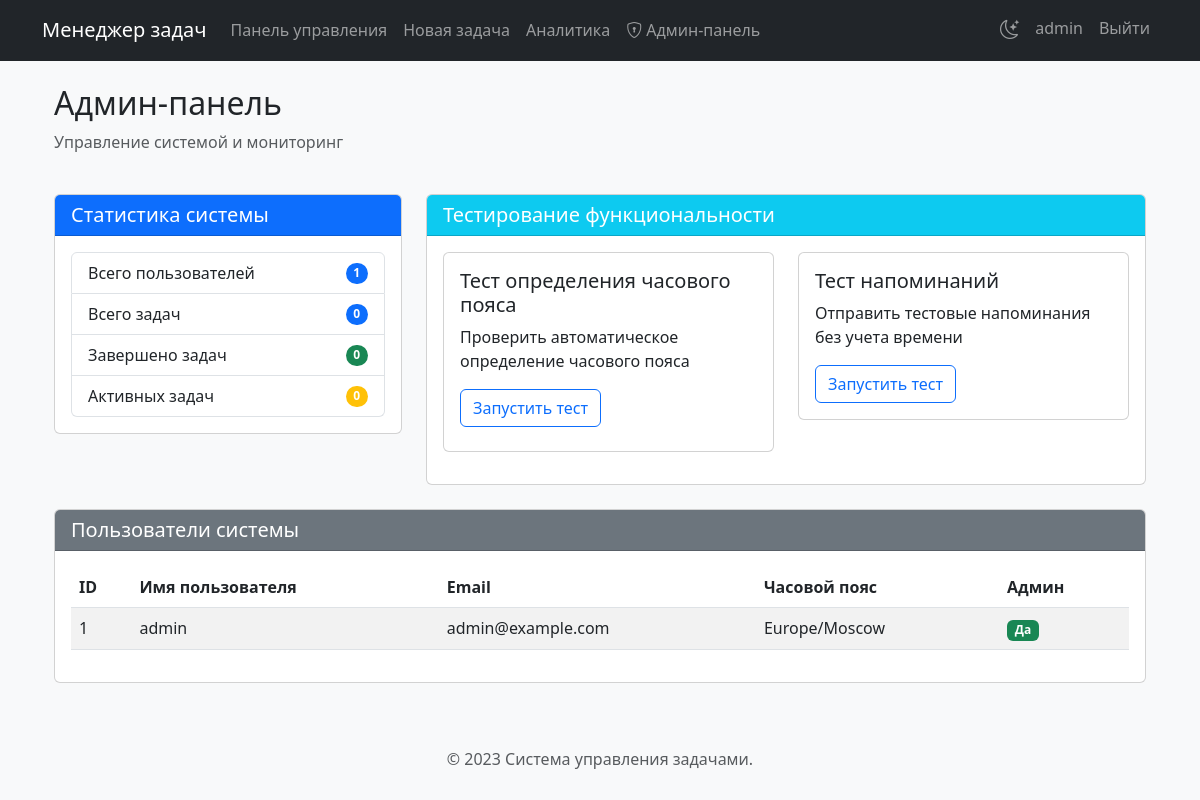
Page /admin (signed in) on the earlier database version.
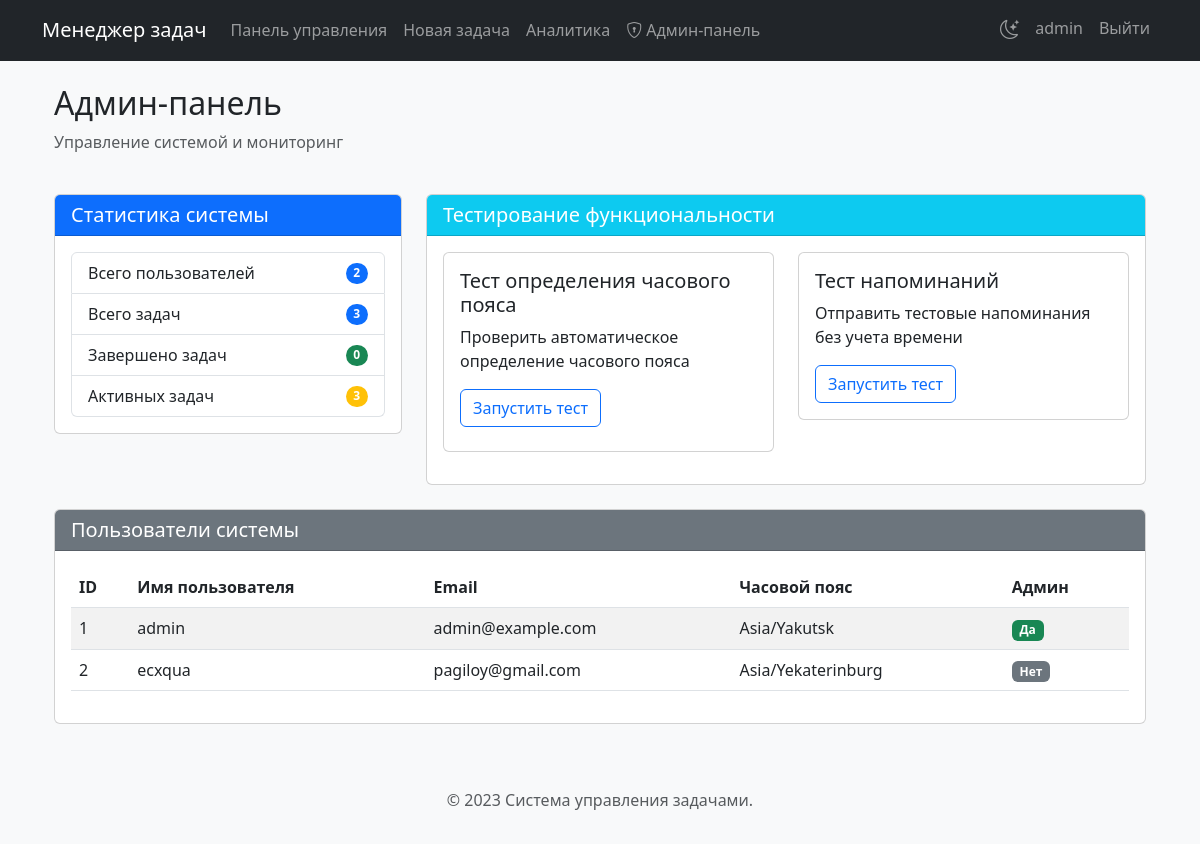
Same page on the later database version.
### tables this page shows
CREATE TABLE users (
        id INTEGER PRIMARY KEY,
        username TEXT NOT NULL,
        password TEXT NOT NULL,
        email TEXT UNIQUE NOT NULL,
        pending_email TEXT,
        email_confirm_token TEXT,
        email_confirm_expiry TIMESTAMP,
        reset_token TEXT,
        reset_token_expiry TIMESTAMP,
        timezone TEXT DEFAULT "Europe/Moscow",
        created_at TIMESTAMP DEFAULT CURRENT_TIMESTAMP,
        is_admin BOOLEAN DEFAULT 0,
        auto_timezone BOOLEAN DEFAULT 1
    );

### app.py (the view)
@app.route('/admin', methods=['GET'])
def admin_panel():
    if 'user_id' not in session:
        return redirect(url_for('login'))
    conn = sqlite3.connect('tasks.db')
    c = conn.cursor()
    c.execute("SELECT is_admin FROM users WHERE id = ?", (session['user_id'],))
    result = c.fetchone()
    if not result or not result[0]:
        flash('У вас нет прав доступа к этой странице')
        conn.close()
        return redirect(url_for('dashboard'))
    c.execute("SELECT COUNT(*) FROM users")
    total_users = c.fetchone()[0]
    c.execute("SELECT COUNT(*) FROM tasks")
    total_tasks = c.fetchone()[0]
    c.execute("SELECT COUNT(*) FROM tasks WHERE status = 'Завершена'")
    completed_tasks = c.fetchone()[0]
    c.execute("SELECT id, username, email, timezone, is_admin FROM users")
    users = c.fetchall()
    conn.close()
    return render_template('admin.html',
                          total_users=total_users,
                          total_tasks=total_tasks,
                          completed_tasks=completed_tasks,
                          users=users)

### templates/admin.html (shortened to what the changed rows need)
{% extends 'base.html' %}
{% block content %}
<div class="container">
    <div class="row mb-4">
        <div class="col">
            <h2>Админ-панель</h2>
        </div>
    </div>
    <div class="row mb-4">
        <div class="col-md-4">
            <div class="card">
                <div class="card-body">
                    <ul class="list-group">
                        <li class="list-group-item d-flex justify-content-between align-items-center">
                            Всего пользователей
                            <span class="badge bg-primary rounded-pill">{{ total_users }}</span>
                        </li>
                        <li class="list-group-item d-flex justify-content-between align-items-center">
                            Всего задач
                            <span class="badge bg-primary rounded-pill">{{ total_tasks }}</span>
                        </li>
                        <li class="list-group-item d-flex justify-content-between align-items-center">
                            Активных задач
                            <span class="badge bg-warning rounded-pill">{{ total_tasks - completed_tasks }}</span>
                        </li>
                    </ul>
                </div>
            </div>
        </div>
    </div>
    <div class="row">
        <div class="col">
            <div class="card">
                <div class="card-body">
                    <div class="table-responsive">
                        <table class="table table-striped">
                            <thead>
                                <tr>
                                    <th>ID</th>
                                    <th>Имя пользователя</th>
                                    <th>Email</th>
                                    <th>Часовой пояс</th>
                                    <th>Админ</th>
                                </tr>
                            </thead>
                            <tbody>
                                {% for user in users %}
                                <tr>
                                    <td>{{ user[0] }}</td>
                                    <td>{{ user[1] }}</td>
                                    <td>{{ user[2] }}</td>
                                    <td>{{ user[3] or 'Не установлен' }}</td>
                                    <td>
                                        {% if user[4] %}
                                        <span class="badge bg-success">Да</span>
                                        {% else %}
                                        <span class="badge bg-secondary">Нет</span>
                                        {% endif %}
                                    </td>
                                </tr>
                                {% endfor %}
                            </tbody>
                        </table>
                    </div>
                </div>
            </div>
        </div>
    </div>
</div>
{% endblock %}

### templates/base.html (shortened to what this page needs)
<!DOCTYPE html>
<html lang="ru">
<head>
    <link href="https://cdn.jsdelivr.net/npm/bootstrap@5.3.0/dist/css/bootstrap.min.css" rel="stylesheet">
    <link href="https://cdn.jsdelivr.net/npm/bootstrap-icons@1.11.3/font/bootstrap-icons.css" rel="stylesheet">
    <link href="{{ url_for('static', filename='css/style.css') }}" rel="stylesheet">
</head>
<body>
    <nav class="navbar navbar-expand-lg navbar-dark bg-dark fixed-top">
        <div class="container">
            <a class="navbar-brand" href="{{ url_for('dashboard') if 'user_id' in session else url_for('login') }}">Менеджер задач</a>
            <div class="collapse navbar-collapse" id="navbarNav">
                {% if 'user_id' in session %}
                <ul class="navbar-nav me-auto">
                    <li class="nav-item">
                        <a class="nav-link" href="{{ url_for('dashboard') }}">Панель управления</a>
                    </li>
                    <li class="nav-item">
                        <a class="nav-link" href="{{ url_for('new_task') }}">Новая задача</a>
                    </li>
                    <li class="nav-item">
                        <a class="nav-link" href="{{ url_for('analytics') }}">Аналитика</a>
                    </li>
                    {% if session.get('is_admin') %}
                    <li class="nav-item">
                        <a class="nav-link" href="{{ url_for('admin_panel') }}">
                            <i class="bi bi-shield-lock me-1"></i>Админ-панель
                        </a>
                    </li>
                    {% endif %}
                </ul>
                <ul class="navbar-nav">
                    <li class="nav-item">
                        <div class="theme-toggle nav-link">
                            <i class="bi bi-moon-stars"></i>
                        </div>
                    </li>
                    <li class="nav-item">
                        <a class="nav-link" href="{{ url_for('profile') }}">{{ session['username'] }}</a>
                    </li>
                    <li class="nav-item">
                        <a class="nav-link" href="{{ url_for('logout') }}">Выйти</a>
                    </li>
                </ul>
                {% endif %}
            </div>
        </div>
    </nav>
    <div class="container mt-4">
        {% block content %}{% endblock %}
    </div>
    <footer class="mt-5 py-3 bg-light">
        <div class="container text-center">
            <p class="text-muted">© 2023 Система управления задачами.</p>
        </div>
    </footer>
</body>
</html>

Differences in the rows shown:
changed users "admin": timezone "Europe/Moscow" → "Asia/Yakutsk"
added users: id "2", username "ecxqua", email "pagiloy@gmail.com", timezone "Asia/Yekaterinburg", is_admin "Нет"
Other differences:
{{ total_users }}: "1" → "2"
{{ total_tasks }}: "0" → "3"
{{ total_tasks - completed_tasks }}: "0" → "3"
